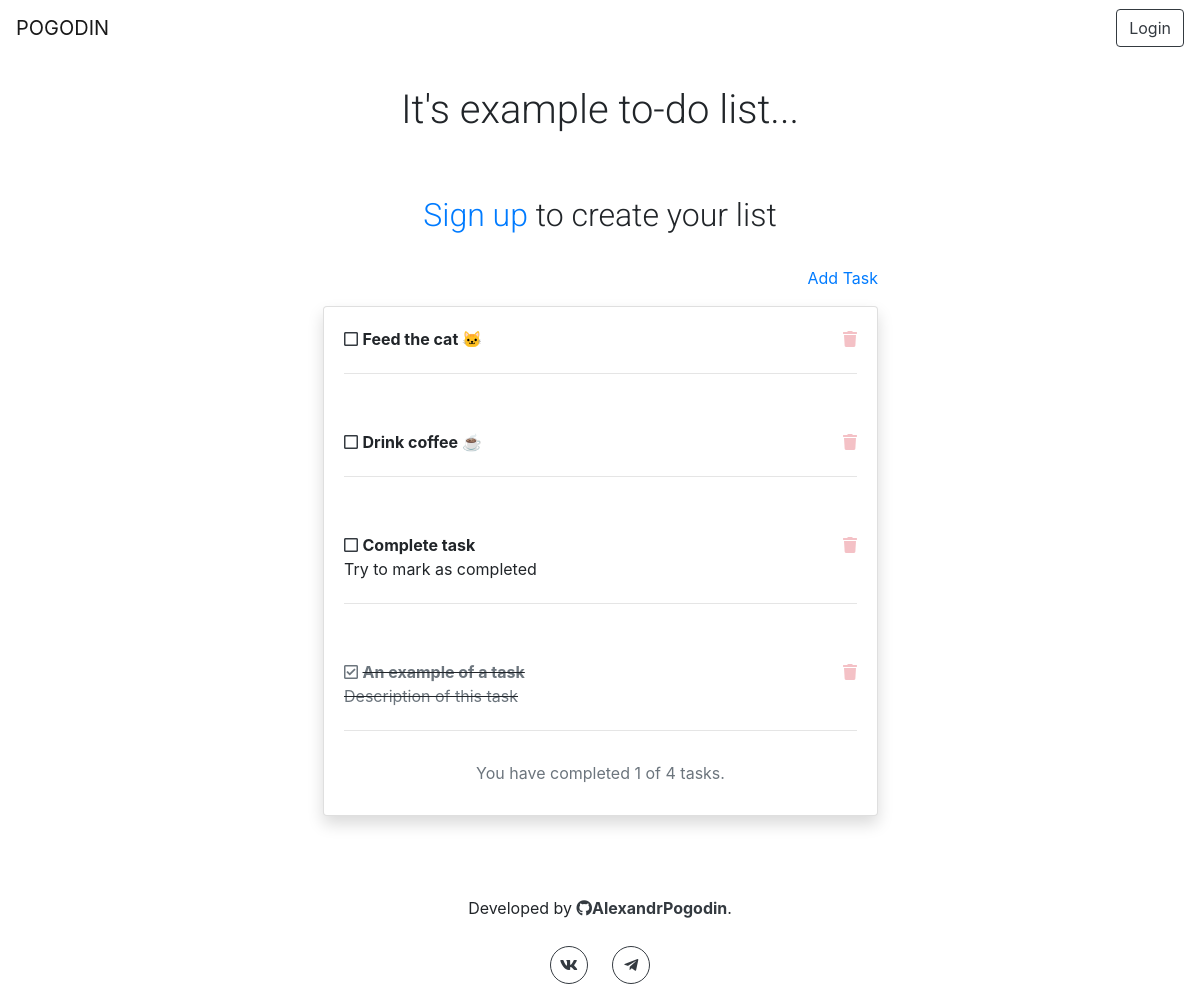
The page / on the database its author committed.
### todo/models.py (models this page shows)
class Task(models.Model):
    task = models.CharField(max_length = 50)
    description = models.CharField(max_length = 100, blank=True)
    done = models.BooleanField(default = False)
    author = models.CharField(max_length = 50, default='')
    date = models.DateTimeField(auto_now = True)

### todo/views.py (the view)
# urls.py: path('', views.index, name='home'),
def index(request):
    username = 'default'
    if request.user.is_authenticated:
        username = request.user.username
    tasks = Task.objects.filter(author=username)
    all_tasks = []
    done_tasks = 0
    for task in tasks:
        task_info = {
            'id': task.id,
            'task': task.task,
            'description': task.description,
            'done': task.done,
            'date': task.date,
            'author': task.author
        }
        if task.done == True:
            done_tasks += 1
        all_tasks.append(task_info)
    all_tasks.reverse()
    count_tasks = len(all_tasks)
    context = {'all_tasks': all_tasks, 'count_tasks': count_tasks, 'done_tasks': done_tasks, 'username': username}
    return render(request, 'todo/index.html', context)

### todo/templates/todo/index.html (shortened to what this page needs)
{% extends "layout/basic.html" %}
{% block content %}
<div class="container-fluid">
    {% if user.is_authenticated %}
    <h1 class="text-center title animated fadeIn delay-2s">Hi, {{ user.get_username }}.</h1>
    <h2 class="text-center title animated fadeIn delay-3s">It's your to-do list...</h2><br>
    {% else %}
    <h1 class="text-center title animated fadeIn delay-2s">It's example to-do list...</h1><br>
    <h2 class="text-center title animated fadeIn delay-3s"><a href="{% url 'signup' %}">Sign up</a> to create your list</h2><br>
    {% endif %}
    <div class="container-fluid">
        <div class="row justify-content-center ">
            <div class="col-md-8 col-lg-6 col-12 animated pulse">
                <a href="add">
                    <p class="text-right text-primary">Add Task</p>
                </a>
                <div class="card shadow">
                    {% for task in all_tasks %}
                    <div class="card-body">
                        <div class="row item">
                            <div class="col-8">
                                {% if task.done == False %}
                                <a href="done/{{ task.id }}"><i class="far fa-square text-dark"></i></a>
                                <b class="item-task">{{ task.task }}</b>
                                <p class="item-desc">{{ task.description }}</p>
                                {% endif %}
                                {% if task.done == True %}
                                <a href="undo/{{ task.id }}"><i class="far fa-check-square text-muted"></i></a>
                                <s><b class="item-task text-muted">{{ task.task }}</b>
                                    <p class="item-desc text-muted">{{ task.description }}</p>
                                </s>
                                {% endif %}
                            </div>
                            <div class="col-4 text-right">
                                <a href="delete/{{ task.id }}"><i class="fas fa-trash text-danger icon-button"></i></a>
                            </div>
                        </div>
                        <hr>
                    </div>
                    {% endfor %}
                    <div class="card-body count_info">
                        {% if count_tasks != 0 %}
                        <br>
                        <p class="text-center text-secondary animated fadeIn">You have completed {{ done_tasks }} of
                            {{ count_tasks }} tasks. </p>
                        <br>
                        {% endif %}
                    </div>
                </div>
            </div>
        </div>
    </div>
    {% endblock  %}

### todo/templates/layout/basic.html (shortened to what this page needs)
{% load static %}
<!DOCTYPE html>
<html lang="ru">
<head>
   <link rel="stylesheet" href="https://stackpath.bootstrapcdn.com/bootstrap/4.3.1/css/bootstrap.min.css">
   <link rel="stylesheet" href="https://use.fontawesome.com/releases/v5.8.1/css/all.css"
>
   <link rel="stylesheet" type="text/css" href="{% static 'todo/css/custom.css' %}">
   <link rel="stylesheet" type="text/css" href="{% static 'todo/css/animate.css' %}">
</head>
<body>
   <body class="bg-gradient">
      <nav class="navbar navbar-light">
         <a class="navbar-brand" href="/">POGODIN</a>
         <div>
         {% if user.is_authenticated %}
         <span class="navbar-text mr-4">
            Logged in as <b>{{ user.get_username }}</b>
         </span>
         <a class="btn btn-outline-dark" href="/accounts/logout">Logout</a>
         {% else %}
         <a class="btn btn-outline-dark" href="/accounts/login">Login</a>
         {% endif %}
         </div>
      </nav>
      {% block content %}
      {% endblock content %}
      {% block footer %}
      <div class="container footer text-center">
         <p>
            Developed by <a href="https://github.com/AlexandrPogodin" target="_blank"><strong class="text-dark"><i
                     class="fab fa-github"></i>AlexandrPogodin</strong></a>.
         </p>
         <div class="row justify-content-center">
            <div class="col-6">
               <a class="btn btn-circle btn-outline-dark" href="https://vk.me/alexandrpogodin" target="_blank">
                  <span class="icon">
                     <i class="fab fa-vk"></i>
                  </span>
               </a>
               <a class="btn btn-circle btn-outline-dark" href="https://t.me/alexandrpogodin" target="_blank">
                  <span class="icon">
                     <i class="fab fa-telegram-plane"></i>
                  </span>
               </a>
            </div>
         </div>
      </div>
      {% endblock footer %}
   </body>
</html>

### todo/static/todo/css/custom.css (style rules this page uses)
.title { margin-top: 30px; font-family: Roboto; font-weight: 300; }
.item { margin-bottom: -10px; }
.icon-button { opacity: .3; margin-left: 10px; }
.footer { margin-top: 80px; }
.btn-circle { margin: 10px; width: 38px; height: 38px; border-radius: 19px; text-align: center; padding-left: 0; padding-right: 0; font-size: 16px; }
.count_info { margin-top: -50px; margin-bottom: -30px; }

### rows shown on the page
Task: task "Feed the cat 🐱"
Task: task "Drink coffee ☕"
Task: task "Complete task", description "Try to mark as completed"
Task: task "An example of a task", description "Description of this task"

### other values the page prints
{{ done_tasks }} "1"
{{ count_tasks }} "4"
